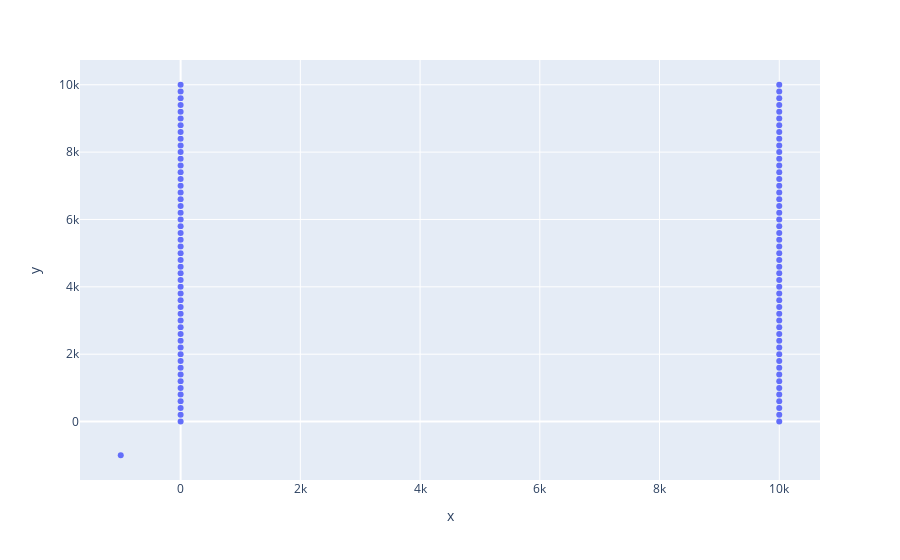

Notebook cell for this chart:
### Code cell
import plotly.express as px
import pandas as pd
import numpy as np

dataframe = pd.read_csv('../patterns/test.csv', header=None)


my_x = dataframe.iloc[:,0].to_numpy()

for c in range(0, len(my_x)):
    print(my_x[c])
for c in range(0, len(my_y)):
    print(my_y[c])

my_y = dataframe.iloc[:,1].to_numpy()

fig = px.scatter(x = my_x, y = my_y)
fig.show()

### Figure 1 — Plotly figure (JSON) as saved in the notebook; plotly's stock layout.template omitted (floating-point values rounded to 4 significant figures)
{"data": [{"hovertemplate": "x=%{x}<br>y=%{y}<extra></extra>", "legendgroup": "", "marker": {"color": "#636efa", "symbol": "circle"}, "mode": "markers", "name": "", "orientation": "v", "showlegend": false, "type": "scatter", "x": [-1000, 0, 10000, 10000, 0, 0, 10000, 10000, 0, 0, 10000, 10000, 0, 0, 10000, 10000, 0, 0, 10000, 10000, 0, 0, 10000, 10000, 0, 0, 10000, 10000, 0, 0, 10000, 10000, 0, 0, 10000, 10000, 0, 0, 10000, 10000, 0, 0, 10000, 10000, 0, 0, 10000, 10000, 0, 0, 10000, 10000, 0, 0, 10000, 10000, 0, 0, 10000, 10000, 0, 0, 10000, 10000, 0, 0, 10000, 10000, 0, 0, 10000, 10000, 0, 0, 10000, 10000, 0, 0, 10000, 10000, 0, 0, 10000, 10000, 0, 0, 10000, 10000, 0, 0, 10000, 10000, 0, 0, 10000, 10000, 0, 0, 10000, 10000, 0, 0, 10000], "xaxis": "x", "y": [-1000, 0, 0, 200, 200, 400, 400, 600, 600, 800, 800, 1000, 1000, 1200, 1200, 1400, 1400, 1600, 1600, 1800, 1800, 2000, 2000, 2200, 2200, 2400, 2400, 2600, 2600, 2800, 2800, 3000, 3000, 3200, 3200, 3400, 3400, 3600, 3600, 3800, 3800, 4000, 4000, 4200, 4200, 4400, 4400, 4600, 4600, 4800, 4800, 5000, 5000, 5200, 5200, 5400, 5400, 5600, 5600, 5800, 5800, 6000, 6000, 6200, 6200, 6400, 6400, 6600, 6600, 6800, 6800, 7000, 7000, 7200, 7200, 7400, 7400, 7600, 7600, 7800, 7800, 8000, 8000, 8200, 8200, 8400, 8400, 8600, 8600, 8800, 8800, 9000, 9000, 9200, 9200, 9400, 9400, 9600, 9600, 9800, 9800, 10000, 10000], "yaxis": "y"}], "layout": {"autosize": true, "legend": {"tracegroupgap": 0}, "margin": {"t": 60}, "xaxis": {"anchor": "y", "autorange": true, "domain": [0, 1], "range": [-1658.0, 10660.0], "title": {"text": "x"}, "type": "linear"}, "yaxis": {"anchor": "x", "autorange": true, "domain": [0, 1], "range": [-1780.0, 10780.0], "title": {"text": "y"}, "type": "linear"}}}
